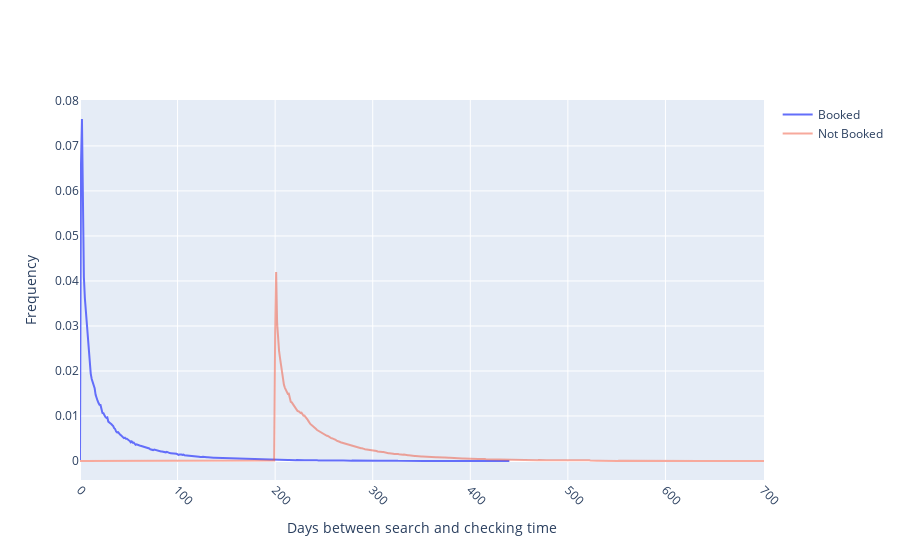

This figure's notebook cell:
### Markdown cell above
<h3 align=right style="line-height:200%;font-family:vazir;color:#0099cc">
<font face="vazir" color="#0099cc">
مصورسازی ۴
</font>
</h3>

<p dir=rtl style="direction: rtl; text-align: justify; line-height:200%; font-family:vazir; font-size:medium">
<font face="vazir">
نمودار خطی برای فاصلهی زمانی بین جستوجو و ورود را نیز رسم کنید.
</font>
</p>

<p dir=rtl style="direction: rtl; text-align: justify; line-height:200%; font-family:vazir; font-size:medium">
<font face="vazir">
خروجی نمودار شما باید به صورت زیر باشد.
</font>
</p>
<center>
<img src = 'https://quera.org/qbox/view/mEwuo0YTeE/days_between.png'>
</center>

### Code cell
trace_not_booked = go.Scatter(y = not_booked['days_between'].dt.days.value_counts().sort_index()/len(not_booked) , name='Not Booked', opacity = 0.5) # TODO
trace_is_booked = go.Scatter(y = is_booked['days_between'].dt.days.value_counts().sort_index()/len(is_booked) , name='Booked') # TODO

# در ادامهی این قسمت از کد تغییری ایجاد نکنید زیرا نمودار شما توسط سیستم داوری بررسی میشود و تغییر در این قسمت ممکن است باعث عدم داوری صحیح شود

data = [trace_is_booked, trace_not_booked]

layout = go.Layout(
    xaxis=dict(title='Days between search and checking time', tickangle=45, automargin=True),
    yaxis=dict(title='Frequency')
)

fig = go.Figure(data=data, layout=layout)
fig.show()
fig.write_json('./days_between.json')

### Figure 1 — Plotly figure (JSON) as saved in the notebook; plotly's stock layout.template omitted (floating-point values rounded to 4 significant figures; data arrays with more than 128 entries replaced by an {"elided": "..."} marker saying what was removed)
{"data": [{"name": "Booked", "type": "scatter", "y": {"elided": "441 float values"}}, {"name": "Not Booked", "opacity": 0.5, "type": "scatter", "y": {"elided": "702 float values"}}], "layout": {"xaxis": {"automargin": true, "tickangle": 45, "title": {"text": "Days between search and checking time"}}, "yaxis": {"title": {"text": "Frequency"}}}}
